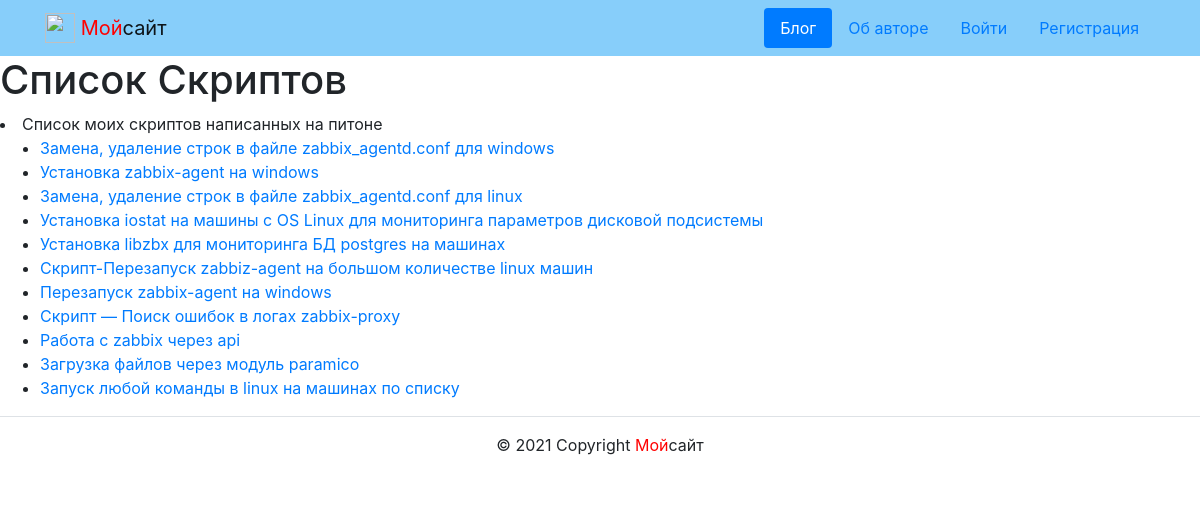
Screenshot of /blog/ with the database file from the repository.
### blog/models.py (models this page shows, shortened)
class MyScripts(models.Model):
    title = models.CharField(
        max_length=200,
        verbose_name='Имя скрипта',
        help_text='Поле для ввода имени скрипта')
    slug = models.SlugField(
        max_length=200,
        unique=True,
        db_index=True,
        verbose_name='slug',
        help_text='Поле для ввода slug')
    text = models.TextField(
        verbose_name='техт скрипта',
        help_text='Поле для ввода техта скрипта')
    pub_date = models.DateTimeField(auto_now_add=True,
                                    verbose_name='Дата публикации',
                                    help_text='Дата публикации')
    author = models.ForeignKey(
        User,
        on_delete=models.CASCADE,
        related_name='myscripts',
        verbose_name='Автор публикации',
        help_text='автор публикации')
    image = models.ImageField(
        'Картинка',
        upload_to='blog/',
        blank=True,
        null=True,
        help_text='Загрузите картинку'
    )
    def get_absolute_url(self):
        return reverse('blog:script_detail', args=[str(self.slug)])

### blog/views.py (the view)
# urls.py: path('', views.MyScriptsListView.as_view(), name='list_of_scripts'),
class MyScriptsListView(generic.ListView):
    model = MyScripts
    template_name = 'blog/scripts_name_list.html'
    def get_queryset(self):
        return MyScripts.objects.all()
    def get_context_data(self, **kwargs):
        context = super().get_context_data(**kwargs)
        context['some_data'] = 'Список моих скриптов написанных на питоне'
        return context

### core/context_processors/year.py (called while the page is built)
def year(request):
    return {'year': dt.datetime.now().year}

### templates/blog/scripts_name_list.html
{% extends "base.html" %}
{% block content %}
    <h1>Список Скриптов</h1>
    <li>{{ some_data }}</li>
    {% if myscripts_list %}
    <ul>
      {% for myscript in myscripts_list %}
      <li>
        <a href="{{ myscript.get_absolute_url }}">{{ myscript.title }}</a>
      </li>
      {% endfor %}
    </ul>
    {% else %}
      <p>Скриптов  нет.</p>
    {% endif %}
{% endblock %}

### templates/base.html (shortened to what this page needs)
<!DOCTYPE html>
<html lang="ru">
  <head>
    {% load static %}
    <link rel="stylesheet" href="{% static 'css/bootstrap.min.css' %}">
  </head>
  <body>
    <header>
      {% include 'includes/header.html' %}
    </header>
    <main>
      {% block content %}
	    {% endblock %}
    </main>
    <footer class="border-top text-center py-3">
      {% include 'includes/footer.html' %}
    </footer>
  </body>
</html>

### templates/includes/header.html
<header>
  <nav class="navbar navbar-light" style="background-color: lightskyblue">
    <div class="container">
      <a class="navbar-brand" href="{% url 'home:index' %}">
       {% load static %}
        <img src="{% static 'img/logo.png' %}" width="30" height="30" class="d-inline-block align-top" alt="">
        <span style="color:red">Мой</span>сайт
      </a>
      {% with request.resolver_match.view_name as view_name %}
      <ul class="nav nav-pills">
        <li class="nav-item">
          <a class="nav-link {% if view_name  == 'blog:list_of_scripts' %}active{% endif %}" href="{% url 'blog:list_of_scripts' %}">Блог</a>
        </li>
        <li class="nav-item">
          <a class="nav-link {% if view_name  == 'about:author' %}active{% endif %}" href="{% url 'about:author' %}">Об авторе</a>
        </li>
        {% if user.is_authenticated %}
        <li class="nav-item">
          <a class="nav-link" href="{% url 'home:post_create' %}">Новая запись</a>
        </li>
        <li class="nav-item">
          <a class="nav-link link-light" href="{% url 'users:password_change_form' %}">Изменить пароль</a>
        </li>
        <li class="nav-item">
          <a class="nav-link link-light" href="{% url 'users:logout' %}">Выйти</a>
        </li>
        <li>
          Пользователь: {{ user.username }}
        <li>
        {% else %}
        <li class="nav-item">
          <a class="nav-link link-light" href="{% url 'users:login' %}">Войти</a>
        </li>
        <li class="nav-item">
          <a class="nav-link link-light" href="{% url 'users:signup' %}">Регистрация</a>
        </li>
        {% endif %}
      </ul>
      {% endwith %}
    </div>
  </nav>
</header>

### templates/includes/footer.html
<p>© {{year}} Copyright <span style="color:red">Мой</span>сайт</p>

### rows the page displays
MyScripts: title "Замена, удаление строк в файле zabbix_agentd.conf для windows"
MyScripts: title "Установка zabbix-agent на windows"
MyScripts: title "Замена, удаление строк в файле zabbix_agentd.conf для linux"
MyScripts: title "Установка iostat на машины с OS Linux для мониторинга параметров дисковой подсистемы"
MyScripts: title "Установка libzbx для мониторинга БД postgres на машинах"
MyScripts: title "Скрипт-Перезапуск zabbiz-agent на большом количестве linux машин"
MyScripts: title "Перезапуск zabbix-agent на windows"
MyScripts: title "Скрипт — Поиск ошибок в логах zabbix-proxy"
MyScripts: title "Работа с zabbix через api"
MyScripts: title "Загрузка файлов через модуль paramico"
MyScripts: title "Запуск любой команды в linux на машинах по списку"

### other values shown
{{ some_data }} "Список моих скриптов написанных на питоне"
